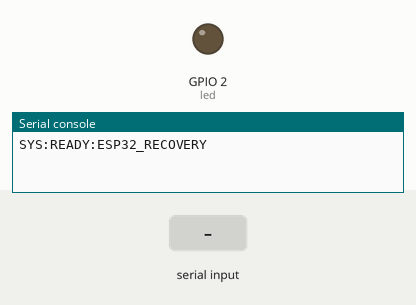
This program was run on a simulated ESP32 board running MicroPython. Shown: output pins drawn as LEDs (lit = HIGH), the last lines printed to the serial console. Dashed ring = blinking. The inputs (shaded band) are chosen by the test bench. A reset restarts the program.

Above: at 1.8 s.
1.9 s: "SYS:RESET" typed at the serial console, then Enter
At 2.35 s:
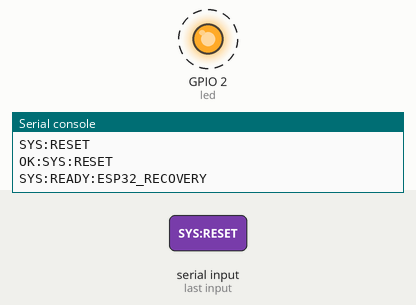
6.4 s: "LED:ON" typed at the serial console, then Enter
At 7.7 s:
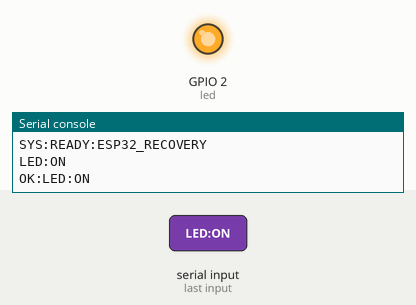
Timing chart, 0 to 9.4 s (numbered marks = the images above; inputs shaded):
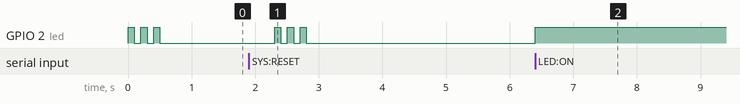

The program:

recovery_minimal.py
```python
# ESP32 Recovery Firmware - Minimal
# For device recovery: LED test, handshake, OTA
# ~80 lines only

import machine
import sys
import time

try:
    import uselect
    spoll = uselect.poll()
    spoll.register(sys.stdin, uselect.POLLIN)
    HAS_POLL = True
except:
    HAS_POLL = False

# Built-in LED (GPIO 2 on most ESP32)
led = machine.Pin(2, machine.Pin.OUT)
led.value(0)

# Version
VERSION = "3.0.0-recovery"

def read_input():
    if HAS_POLL and spoll.poll(0):
        return sys.stdin.readline()
    return None

def handle_command(cmd):
    cmd = cmd.strip().upper()

    if cmd == "SYS:HELLO":
        print("SYS:HELLO:ESP32_RECOVERY")
        print(f"OK:DEVICE=ESP32_RECOVERY;FW={VERSION};CAPS=LED,OTA")
        return

    if cmd == "SYS:RESET":
        print("OK:SYS:RESET")
        time.sleep(0.1)
        machine.reset()
        return

    if cmd == "LED:ON":
        led.value(1)
        print("OK:LED:ON")
        return

    if cmd == "LED:OFF":
        led.value(0)
        print("OK:LED:OFF")
        return

    if cmd == "LED:BLINK":
        for _ in range(5):
            led.value(1)
            time.sleep(0.2)
            led.value(0)
            time.sleep(0.2)
        print("OK:LED:BLINK")
        return

    if cmd.startswith("SYS:OTA:"):
        url = cmd[8:]
        print(f"OK:OTA:STARTING:{url}")
        try:
            import urequests
            import ota_updater
            ota_updater.update_from_url(url)
            print("OK:OTA:SUCCESS")
            machine.reset()
        except Exception as e:
            print(f"ERR:OTA:{e}")
        return

    print("ERR:UNKNOWN_CMD")

# Boot sequence - blink LED 3x
print(f"SYS:READY:ESP32_RECOVERY")
for _ in range(3):
    led.value(1)
    time.sleep(0.1)
    led.value(0)
    time.sleep(0.1)

# Main loop
while True:
    cmd = read_input()
    if cmd:
        handle_command(cmd)
    time.sleep(0.01)
```

Measured:
- after the input at 1.9 s, GPIO 2 (led): alternates HIGH for 0.10 s and LOW for 0.10 s, 6 changes in all, then stays LOW, starting after 0.40 s
- after the input at 6.4 s, GPIO 2 (led): LOW → HIGH at once
